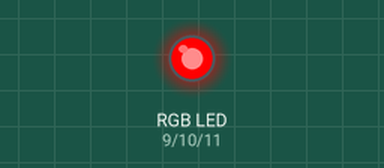
Recording of a sketch running on a simulated Arduino Uno, built with avr-gcc and run on an emulated ATmega328P. Parts: an RGB LED mixed from three pins (HIGH = lit).

Above: at 0.1 s.
At 2.1 s:
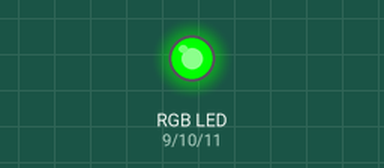
At 4.1 s:
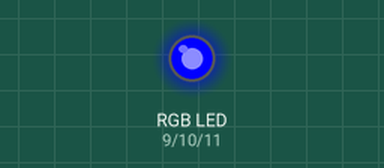
At 6.1 s:
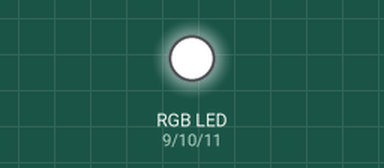
At 12.38 s:
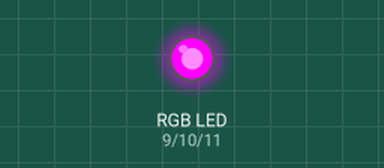
At 29.3 s:
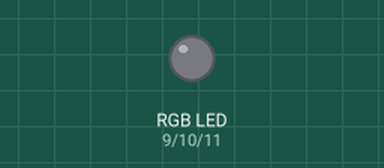
Timing chart, 0 to 40.0 s (numbered marks = the images above):
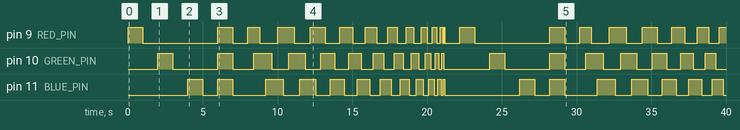

The sketch:

LS0964A.ino
```cpp
// Simple program to check if you connected your Arduino correctly

#define RED_PIN 9
#define GREEN_PIN 10
#define BLUE_PIN 11

int wait_time = 0;

int counter;

void setup()
{
  pinMode(RED_PIN  , OUTPUT);  //RED PIN
  pinMode(GREEN_PIN, OUTPUT);  //GREEN PIN
  pinMode(BLUE_PIN , OUTPUT);  //BLUE PIN
}

void setLEDColor(int red_pin, int green_pin, int blue_pin, int red_value, int green_value, int blue_value){
  analogWrite(red_pin  , red_value  );
  analogWrite(green_pin, green_value);
  analogWrite(blue_pin , blue_value );
}

void loop()
{
  //RGB #ff0000 - RED
  setLEDColor(RED_PIN, GREEN_PIN, BLUE_PIN, 255, 0, 0);
  delay(1000); // Wait for 1000 millisecond(s)

  //RGB #000000 - BLACK
  setLEDColor(RED_PIN, GREEN_PIN, BLUE_PIN, 0, 0, 0);
  delay(1000); // Wait for 1000 millisecond(s)

  //RGB #00ff00 - GREEN
  setLEDColor(RED_PIN, GREEN_PIN, BLUE_PIN, 0, 255, 0);
  delay(1000); // Wait for 1000 millisecond(s)

  //RGB #000000 - BLACK
  setLEDColor(RED_PIN, GREEN_PIN, BLUE_PIN, 0, 0, 0);
  delay(1000); // Wait for 1000 millisecond(s)

  //RGB #0000ff - BLUE
  setLEDColor(RED_PIN, GREEN_PIN, BLUE_PIN, 0, 0, 255);
  delay(1000); // Wait for 1000 millisecond(s)

  //RGB #000000 - BLACK
  setLEDColor(RED_PIN, GREEN_PIN, BLUE_PIN, 0, 0, 0);
  delay(1000); // Wait for 1000 millisecond(s)

  //RGB #ffffff - WHITE
  setLEDColor(RED_PIN, GREEN_PIN, BLUE_PIN, 255, 255, 255);
  delay(1000); // Wait for 1000 millisecond(s)

  //RGB #000000 - BLACK
  setLEDColor(RED_PIN, GREEN_PIN, BLUE_PIN, 0, 0, 0);
  delay(1000); // Wait for 1000 millisecond(s)

  //Fade from R -> G -> -> R 10 times, starting with a 400ms delay, and going 40ms faster every loop
  wait_time = 400;
  for (counter = 0; counter < 10; ++counter) {

    //RGB #ff0000 - RED
    setLEDColor(RED_PIN, GREEN_PIN, BLUE_PIN, 255, 0, 0);
    delay(wait_time); // Wait for wait_time millisecond(s)

    //RGB #ffff00 - YELLOW
    setLEDColor(RED_PIN, GREEN_PIN, BLUE_PIN, 255, 255, 0);
    delay(wait_time); // Wait for wait_time millisecond(s)

    //RGB #00ff00 - GREEN
    setLEDColor(RED_PIN, GREEN_PIN, BLUE_PIN, 0, 255, 0);
    delay(wait_time); // Wait for wait_time millisecond(s)

    //RGB #00ffff - CYAN
    setLEDColor(RED_PIN, GREEN_PIN, BLUE_PIN, 0, 255, 255);
    delay(wait_time); // Wait for wait_time millisecond(s)

    //RGB #0000ff - BLUE
    setLEDColor(RED_PIN, GREEN_PIN, BLUE_PIN, 0, 0, 255);
    delay(wait_time); // Wait for wait_time millisecond(s)

    //RGB #ff00ff - MAGENTA
    setLEDColor(RED_PIN, GREEN_PIN, BLUE_PIN, 255, 0, 255);
    delay(wait_time); // Wait for wait_time millisecond(s)
    //Decrease wait time
    wait_time -= 40;
  } //End for (counter)

  //RGB #000000 - BLACK
  setLEDColor(RED_PIN, GREEN_PIN, BLUE_PIN, 0, 0, 0);
  delay(1000); // Wait for 1000 millisecond(s)
}
```

Measured:
- by itself, pin 9 (RED_PIN): LOW → HIGH at 0.00 s, → LOW 1.0 s later, → HIGH 5.0 s later, → LOW 1.0 s later, … (41 changes in this stretch)
- by itself, pin 10 (GREEN_PIN): LOW → HIGH at 2.0 s, → LOW 1.0 s later, → HIGH 3.0 s later, → LOW 1.0 s later, … (38 changes in this stretch)
- by itself, pin 11 (BLUE_PIN): LOW → HIGH at 4.0 s, → LOW 1.0 s later, → HIGH 1.0 s later, → LOW 1.0 s later, … (38 changes in this stretch)
